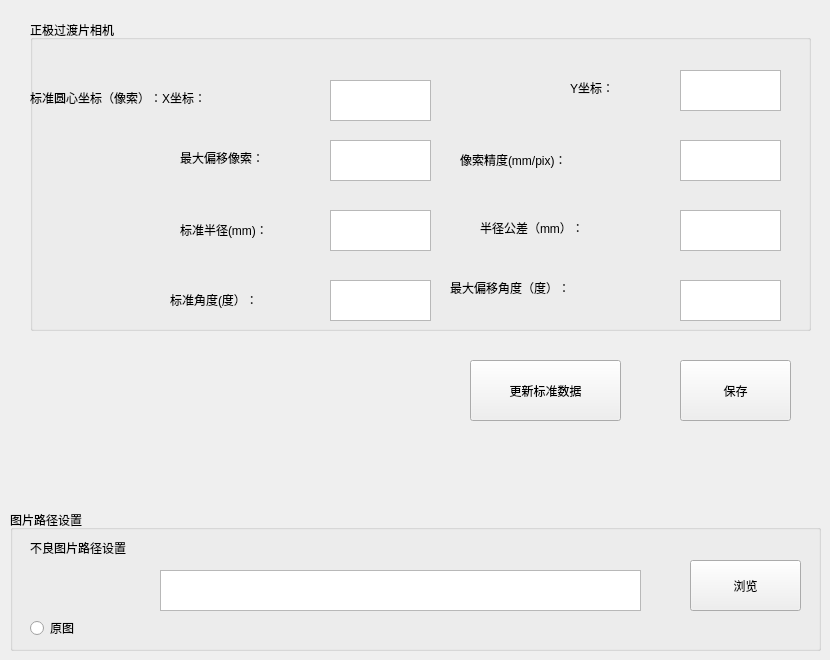
    <widget class="QWidget" name="tVisonPara">
     <attribute name="title">
      <string>检测设定</string>
     </attribute>
     <widget class="QGroupBox" name="groupBox_3">
      <property name="geometry">
       <rect>
        <x>30</x>
        <y>20</y>
        <width>781</width>
        <height>311</height>
       </rect>
      </property>
      <property name="title">
       <string>正极过渡片相机</string>
      </property>
      <widget class="QLabel" name="label_4">
       <property name="geometry">
        <rect>
         <x>0</x>
         <y>70</y>
         <width>281</width>
         <height>16</height>
        </rect>
       </property>
       <property name="text">
        <string>标准圆心坐标（像索）：X坐标：</string>
       </property>
      </widget>
      <widget class="QTextEdit" name="tPsheetStandX">
       <property name="geometry">
        <rect>
         <x>300</x>
         <y>60</y>
         <width>101</width>
         <height>41</height>
        </rect>
       </property>
       <property name="readOnly">
        <bool>true</bool>
       </property>
      </widget>
      <widget class="QLabel" name="label_5">
       <property name="geometry">
        <rect>
         <x>540</x>
         <y>60</y>
         <width>81</width>
         <height>16</height>
        </rect>
       </property>
       <property name="text">
        <string>Y坐标：</string>
       </property>
      </widget>
      <widget class="QTextEdit" name="tPsheetStandY">
       <property name="geometry">
        <rect>
         <x>650</x>
         <y>50</y>
         <width>101</width>
         <height>41</height>
        </rect>
       </property>
       <property name="readOnly">
        <bool>true</bool>
       </property>
      </widget>
      <widget class="QLabel" name="label_6">
       <property name="geometry">
        <rect>
         <x>150</x>
         <y>130</y>
         <width>131</width>
         <height>16</height>
        </rect>
       </property>
       <property name="text">
        <string>最大偏移像索：</string>
       </property>
      </widget>
      <widget class="QTextEdit" name="tPsheetBadValue">
       <property name="geometry">
        <rect>
         <x>300</x>
         <y>120</y>
         <width>101</width>
         <height>41</height>
        </rect>
       </property>
      </widget>
      <widget class="QTextEdit" name="tPsheetBadDegreeValue">
       <property name="geometry">
        <rect>
         <x>650</x>
         <y>260</y>
         <width>101</width>
         <height>41</height>
        </rect>
       </property>
       <property name="readOnly">
        <bool>false</bool>
       </property>
      </widget>
      <widget class="QLabel" name="label_56">
       <property name="geometry">
        <rect>
         <x>420</x>
         <y>260</y>
         <width>201</width>
         <height>16</height>
        </rect>
       </property>
       <property name="text">
        <string>最大偏移角度（度）：</string>
       </property>
      </widget>
      <widget class="QLabel" name="label_68">
       <property name="geometry">
        <rect>
         <x>140</x>
         <y>270</y>
         <width>141</width>
         <height>20</height>
        </rect>
       </property>
       <property name="text">
        <string>标准角度(度）：</string>
       </property>
      </widget>
      <widget class="QTextEdit" name="tPsheetStandD">
       <property name="geometry">
        <rect>
         <x>300</x>
         <y>260</y>
         <width>101</width>
         <height>41</height>
        </rect>
       </property>
       <property name="readOnly">
        <bool>false</bool>
       </property>
      </widget>
      <widget class="QLabel" name="label_69">
       <property name="geometry">
        <rect>
         <x>150</x>
         <y>200</y>
         <width>141</width>
         <height>20</height>
        </rect>
       </property>
       <property name="text">
        <string>标准半径(mm)：</string>
       </property>
      </widget>
      <widget class="QLabel" name="label_70">
       <property name="geometry">
        <rect>
         <x>450</x>
         <y>200</y>
         <width>171</width>
         <height>16</height>
        </rect>
       </property>
       <property name="text">
        <string>半径公差（mm）：</string>
       </property>
      </widget>
      <widget class="QTextEdit" name="tPsheetStandR">
       <property name="geometry">
        <rect>
         <x>300</x>
         <y>190</y>
         <width>101</width>
         <height>41</height>
        </rect>
       </property>
       <property name="readOnly">
        <bool>false</bool>
       </property>
      </widget>
      <widget class="QTextEdit" name="tPsheetOffsetR">
       <property name="geometry">
        <rect>
         <x>650</x>
         <y>190</y>
         <width>101</width>
         <height>41</height>
        </rect>
       </property>
       <property name="readOnly">
        <bool>false</bool>
       </property>
      </widget>
      <widget class="QLabel" name="label_80">
       <property name="geometry">
        <rect>
         <x>430</x>
         <y>130</y>
         <width>191</width>
         <height>20</height>
        </rect>
       </property>
       <property name="text">
        <string>像索精度(mm/pix)：</string>
       </property>
      </widget>
      <widget class="QTextEdit" name="tPsheetPixMM">
       <property name="geometry">
        <rect>
         <x>650</x>
         <y>120</y>
         <width>101</width>
         <height>41</height>
        </rect>
       </property>
       <property name="readOnly">
        <bool>true</bool>
       </property>
      </widget>
     </widget>
     <widget class="QGroupBox" name="groupBox_7">
      <property name="geometry">
       <rect>
        <x>10</x>
        <y>510</y>
        <width>811</width>
        <height>141</height>
       </rect>
      </property>
      <property name="title">
       <string>图片路径设置</string>
      </property>
      <widget class="QLabel" name="label_40">
       <property name="geometry">
        <rect>
         <x>20</x>
         <y>30</y>
         <width>181</width>
         <height>16</height>
        </rect>
       </property>
       <property name="text">
        <string>不良图片路径设置</string>
       </property>
      </widget>
      <widget class="QTextEdit" name="tNGpath">
       <property name="geometry">
        <rect>
         <x>150</x>
         <y>60</y>
         <width>481</width>
         <height>41</height>
        </rect>
       </property>
      </widget>
      <widget class="QPushButton" name="bSelectDoc">
       <property name="geometry">
        <rect>
         <x>680</x>
         <y>50</y>
         <width>111</width>
         <height>51</height>
        </rect>
       </property>
       <property name="text">
        <string>浏览</string>
       </property>
      </widget>
      <widget class="QRadioButton" name="rSize">
       <property name="geometry">
        <rect>
         <x>20</x>
         <y>110</y>
         <width>61</width>
         <height>16</height>
        </rect>
       </property>
       <property name="text">
        <string>原图</string>
       </property>
      </widget>
     </widget>
     <widget class="QPushButton" name="bsave3">
      <property name="geometry">
       <rect>
        <x>680</x>
        <y>360</y>
        <width>111</width>
        <height>61</height>
       </rect>
      </property>
      <property name="text">
       <string>保存</string>
      </property>
     </widget>
     <widget class="QPushButton" name="bUpdateStand">
      <property name="geometry">
       <rect>
        <x>470</x>
        <y>360</y>
        <width>151</width>
        <height>61</height>
       </rect>
      </property>
      <property name="text">
       <string>更新标准数据</string>
      </property>
     </widget>
    </widget>
